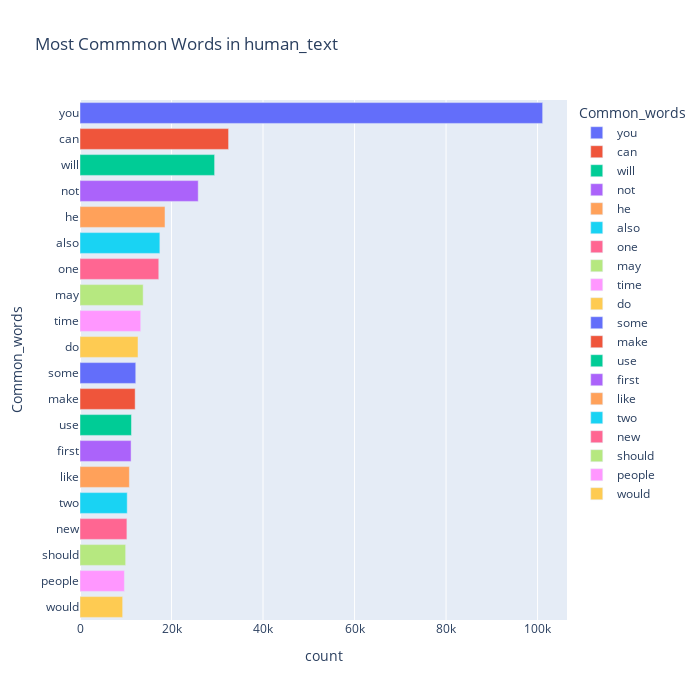

The notebook cell saved with this chart:
### Code cell
top = Counter([item for sublist in human_text['short_word'] for item in sublist])
temp_positive = pd.DataFrame(top.most_common(20))
temp_positive.columns = ['Common_words','count']
fig = px.bar(temp_positive, x="count", y="Common_words", title='Most Commmon Words in human_text', orientation='h',
             width=700, height=700,color='Common_words')
fig.show()

### Figure 1 — Plotly figure (JSON) as saved in the notebook; plotly's stock layout.template omitted (floating-point values rounded to 4 significant figures)
{"data": [{"alignmentgroup": "True", "hovertemplate": "Common_words=%{y}<br>count=%{x}<extra></extra>", "legendgroup": "you", "marker": {"color": "#636efa", "pattern": {"shape": ""}}, "name": "you", "offsetgroup": "you", "orientation": "h", "showlegend": true, "textposition": "auto", "type": "bar", "x": [101109], "xaxis": "x", "y": ["you"], "yaxis": "y"}, {"alignmentgroup": "True", "hovertemplate": "Common_words=%{y}<br>count=%{x}<extra></extra>", "legendgroup": "can", "marker": {"color": "#EF553B", "pattern": {"shape": ""}}, "name": "can", "offsetgroup": "can", "orientation": "h", "showlegend": true, "textposition": "auto", "type": "bar", "x": [32471], "xaxis": "x", "y": ["can"], "yaxis": "y"}, {"alignmentgroup": "True", "hovertemplate": "Common_words=%{y}<br>count=%{x}<extra></extra>", "legendgroup": "will", "marker": {"color": "#00cc96", "pattern": {"shape": ""}}, "name": "will", "offsetgroup": "will", "orientation": "h", "showlegend": true, "textposition": "auto", "type": "bar", "x": [29416], "xaxis": "x", "y": ["will"], "yaxis": "y"}, {"alignmentgroup": "True", "hovertemplate": "Common_words=%{y}<br>count=%{x}<extra></extra>", "legendgroup": "not", "marker": {"color": "#ab63fa", "pattern": {"shape": ""}}, "name": "not", "offsetgroup": "not", "orientation": "h", "showlegend": true, "textposition": "auto", "type": "bar", "x": [25838], "xaxis": "x", "y": ["not"], "yaxis": "y"}, {"alignmentgroup": "True", "hovertemplate": "Common_words=%{y}<br>count=%{x}<extra></extra>", "legendgroup": "he", "marker": {"color": "#FFA15A", "pattern": {"shape": ""}}, "name": "he", "offsetgroup": "he", "orientation": "h", "showlegend": true, "textposition": "auto", "type": "bar", "x": [18573], "xaxis": "x", "y": ["he"], "yaxis": "y"}, {"alignmentgroup": "True", "hovertemplate": "Common_words=%{y}<br>count=%{x}<extra></extra>", "legendgroup": "also", "marker": {"color": "#19d3f3", "pattern": {"shape": ""}}, "name": "also", "offsetgroup": "also", "orientation": "h", "showlegend": true, "textposition": "auto", "type": "bar", "x": [17454], "xaxis": "x", "y": ["also"], "yaxis": "y"}, {"alignmentgroup": "True", "hovertemplate": "Common_words=%{y}<br>count=%{x}<extra></extra>", "legendgroup": "one", "marker": {"color": "#FF6692", "pattern": {"shape": ""}}, "name": "one", "offsetgroup": "one", "orientation": "h", "showlegend": true, "textposition": "auto", "type": "bar", "x": [17216], "xaxis": "x", "y": ["one"], "yaxis": "y"}, {"alignmentgroup": "True", "hovertemplate": "Common_words=%{y}<br>count=%{x}<extra></extra>", "legendgroup": "may", "marker": {"color": "#B6E880", "pattern": {"shape": ""}}, "name": "may", "offsetgroup": "may", "orientation": "h", "showlegend": true, "textposition": "auto", "type": "bar", "x": [13805], "xaxis": "x", "y": ["may"], "yaxis": "y"}, {"alignmentgroup": "True", "hovertemplate": "Common_words=%{y}<br>count=%{x}<extra></extra>", "legendgroup": "time", "marker": {"color": "#FF97FF", "pattern": {"shape": ""}}, "name": "time", "offsetgroup": "time", "orientation": "h", "showlegend": true, "textposition": "auto", "type": "bar", "x": [13272], "xaxis": "x", "y": ["time"], "yaxis": "y"}, {"alignmentgroup": "True", "hovertemplate": "Common_words=%{y}<br>count=%{x}<extra></extra>", "legendgroup": "do", "marker": {"color": "#FECB52", "pattern": {"shape": ""}}, "name": "do", "offsetgroup": "do", "orientation": "h", "showlegend": true, "textposition": "auto", "type": "bar", "x": [12676], "xaxis": "x", "y": ["do"], "yaxis": "y"}, {"alignmentgroup": "True", "hovertemplate": "Common_words=%{y}<br>count=%{x}<extra></extra>", "legendgroup": "some", "marker": {"color": "#636efa", "pattern": {"shape": ""}}, "name": "some", "offsetgroup": "some", "orientation": "h", "showlegend": true, "textposition": "auto", "type": "bar", "x": [12187], "xaxis": "x", "y": ["some"], "yaxis": "y"}, {"alignmentgroup": "True", "hovertemplate": "Common_words=%{y}<br>count=%{x}<extra></extra>", "legendgroup": "make", "marker": {"color": "#EF553B", "pattern": {"shape": ""}}, "name": "make", "offsetgroup": "make", "orientation": "h", "showlegend": true, "textposition": "auto", "type": "bar", "x": [12055], "xaxis": "x", "y": ["make"], "yaxis": "y"}, {"alignmentgroup": "True", "hovertemplate": "Common_words=%{y}<br>count=%{x}<extra></extra>", "legendgroup": "use", "marker": {"color": "#00cc96", "pattern": {"shape": ""}}, "name": "use", "offsetgroup": "use", "orientation": "h", "showlegend": true, "textposition": "auto", "type": "bar", "x": [11247], "xaxis": "x", "y": ["use"], "yaxis": "y"}, {"alignmentgroup": "True", "hovertemplate": "Common_words=%{y}<br>count=%{x}<extra></extra>", "legendgroup": "first", "marker": {"color": "#ab63fa", "pattern": {"shape": ""}}, "name": "first", "offsetgroup": "first", "orientation": "h", "showlegend": true, "textposition": "auto", "type": "bar", "x": [11164], "xaxis": "x", "y": ["first"], "yaxis": "y"}, {"alignmentgroup": "True", "hovertemplate": "Common_words=%{y}<br>count=%{x}<extra></extra>", "legendgroup": "like", "marker": {"color": "#FFA15A", "pattern": {"shape": ""}}, "name": "like", "offsetgroup": "like", "orientation": "h", "showlegend": true, "textposition": "auto", "type": "bar", "x": [10792], "xaxis": "x", "y": ["like"], "yaxis": "y"}, {"alignmentgroup": "True", "hovertemplate": "Common_words=%{y}<br>count=%{x}<extra></extra>", "legendgroup": "two", "marker": {"color": "#19d3f3", "pattern": {"shape": ""}}, "name": "two", "offsetgroup": "two", "orientation": "h", "showlegend": true, "textposition": "auto", "type": "bar", "x": [10321], "xaxis": "x", "y": ["two"], "yaxis": "y"}, {"alignmentgroup": "True", "hovertemplate": "Common_words=%{y}<br>count=%{x}<extra></extra>", "legendgroup": "new", "marker": {"color": "#FF6692", "pattern": {"shape": ""}}, "name": "new", "offsetgroup": "new", "orientation": "h", "showlegend": true, "textposition": "auto", "type": "bar", "x": [10249], "xaxis": "x", "y": ["new"], "yaxis": "y"}, {"alignmentgroup": "True", "hovertemplate": "Common_words=%{y}<br>count=%{x}<extra></extra>", "legendgroup": "should", "marker": {"color": "#B6E880", "pattern": {"shape": ""}}, "name": "should", "offsetgroup": "should", "orientation": "h", "showlegend": true, "textposition": "auto", "type": "bar", "x": [9979], "xaxis": "x", "y": ["should"], "yaxis": "y"}, {"alignmentgroup": "True", "hovertemplate": "Common_words=%{y}<br>count=%{x}<extra></extra>", "legendgroup": "people", "marker": {"color": "#FF97FF", "pattern": {"shape": ""}}, "name": "people", "offsetgroup": "people", "orientation": "h", "showlegend": true, "textposition": "auto", "type": "bar", "x": [9705], "xaxis": "x", "y": ["people"], "yaxis": "y"}, {"alignmentgroup": "True", "hovertemplate": "Common_words=%{y}<br>count=%{x}<extra></extra>", "legendgroup": "would", "marker": {"color": "#FECB52", "pattern": {"shape": ""}}, "name": "would", "offsetgroup": "would", "orientation": "h", "showlegend": true, "textposition": "auto", "type": "bar", "x": [9322], "xaxis": "x", "y": ["would"], "yaxis": "y"}], "layout": {"barmode": "relative", "height": 700, "legend": {"title": {"text": "Common_words"}, "tracegroupgap": 0}, "title": {"text": "Most Commmon Words in human_text"}, "width": 700, "xaxis": {"anchor": "y", "domain": [0, 1], "title": {"text": "count"}}, "yaxis": {"anchor": "x", "categoryarray": ["would", "people", "should", "new", "two", "like", "first", "use", "make", "some", "do", "time", "may", "one", "also", "he", "not", "will", "can", "you"], "categoryorder": "array", "domain": [0, 1], "title": {"text": "Common_words"}}}}
